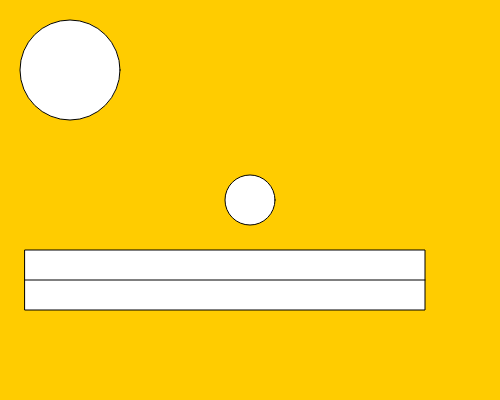
Frame 1 (no input)
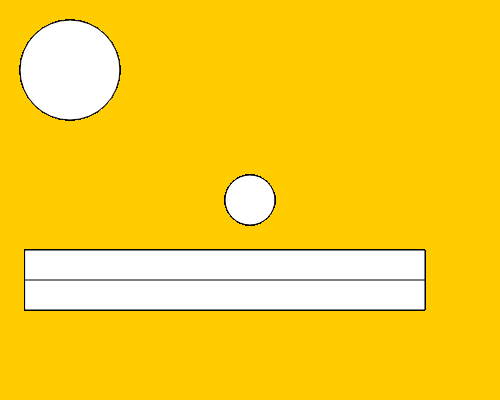
Frame 60 (no input)
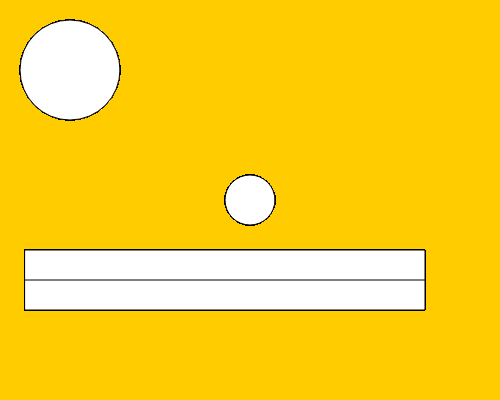
Frame 120 (the mouse pressed at the canvas centre since frame 60)

The p5.js sketch that drew these frames (run headless with seeded random() and noise() and a simulated clock; from frame 60 on, the mouse is pressed at the canvas centre):

// p5.js sketch
// ── sketch.js
//var num = 100;
//var num2 = 50;
//var trex = 1000;
//var message = "hey";
//var anothermessage= "byeeeeeee";
//var booleanVar = true;
//var booleanVar2 = false;
//
//function setup() 
//
//{
//    console.log(num);
//    console.log("num + num2= " + (num + num2));
//    console.log(num * num2);
//    console.log(num / num2);
//     console.log(message + anothermessage);
//    console.log(message + " " + anothermessage);
//    console.log(booleanVar); 
//    console.log(message + trex); 
//   //this will not work
//    console.log(message * trex);
//    /*
//    if you want to write 
//    more stuff, use a 
//    multi-line comment
//    */
//    
//}
//
//function draw() { console.log(num);
//                 
//                
//}

var mouthX = 25;
var mouthY = 250;
var mouthW = 400;
var mouthH= 60;

function setup() {
    createCanvas(500,400);
    background(0,0,0);
    background(255,0,0);
    background(255, 204, 0);
    console.log("width:" + width + " "+ "height:" + height); 
    
}

function draw(){
    ellipse(70,70,100,100);
    
    ellipse(width/2,height/2, 50, 50 );
    rect(mouthX, mouthY, mouthW, mouthH);
    line(mouthX,mouthY + mouthH/2,  mouthX + mouthW, mouthY + mouthH/2);
    
    
    //x, y, width, height
//    ellipse(170,170,150,150);
//   
//     ellipse(400,170,200,200);
//
//     ellipse(width/2,height/2, 50, 50 );
//    rect(100,10,150,50); 
//    rect(350,10,150,50); 
//    rect(150,450,400,40);
//   //start x at 50 and end at 320
//    line(50, 300, 450, 320);
}
